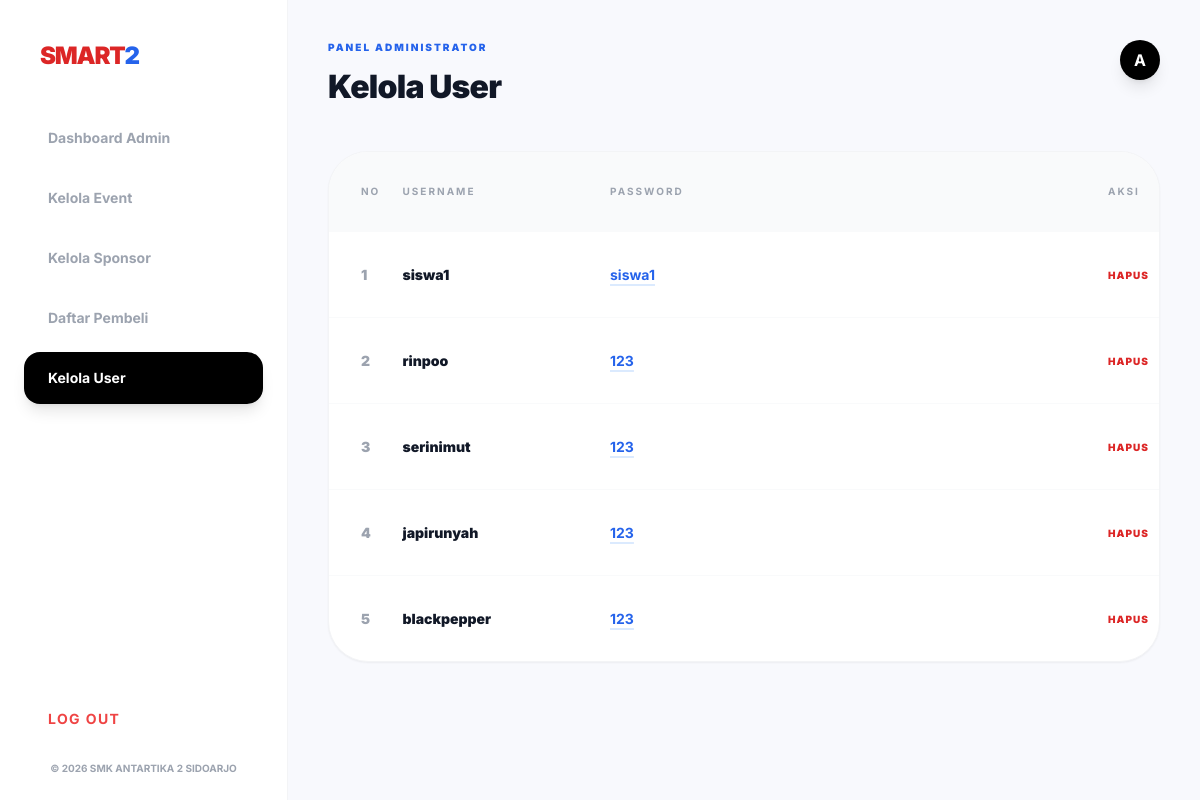
The app's page /kelola_user.php (signed in) with its own data.
### tables this page shows
CREATE TABLE `users` (
  `id` int(11) NOT NULL AUTO_INCREMENT,
  `username` varchar(100) NOT NULL,
  `password` varchar(255) NOT NULL,
  `role` enum('admin','user') NOT NULL DEFAULT 'user',

  PRIMARY KEY (`id`),
  UNIQUE KEY `username` (`username`)
);

### kelola_user.php (the view, shortened to what this page needs)
<?php
include 'koneksi.php';
$per_page = 7;
$page = isset($_GET['page']) && is_numeric($_GET['page']) ? (int)$_GET['page'] : 1;
$offset = ($page - 1) * $per_page;
$q = mysqli_query($conn, "SELECT * FROM users WHERE role = 'user' ORDER BY id ASC LIMIT $per_page OFFSET $offset");
?>
<!DOCTYPE html>
<html lang="id">
<head>
    <script src="https://cdn.tailwindcss.com"></script>
</head>
<body class="bg-[#f8f9fd] flex min-h-screen">
    <?php include 'sidebar.php'; ?>
    <main class="flex-1 p-10 overflow-y-auto">
        <?php
        include 'header_admin.php';
        ?>
        <div class="bg-white rounded-[2.5rem] overflow-hidden border border-gray-100 shadow-sm">
            <table class="w-full table-fixed text-left">
                <thead class="bg-gray-50 text-[10px] uppercase font-black text-gray-400 tracking-[0.2em]">
                    <tr>
                        <th class="p-8 w-[5%]">No</th>
                        <th class="p-8 w-[25%]">Username</th>
                        <th class="p-8 w-[60%]">Password</th>
                        <th class="p-8 w-[10%]">Aksi</th>
                    </tr>
                </thead>
                <tbody class="font-bold text-sm text-gray-700">
                    <?php
                    if (mysqli_num_rows($q) > 0) {
                        $no = $offset + 1;
                        while ($u = mysqli_fetch_assoc($q)) { ?>
                            <tr class="border-t border-gray-50 hover:bg-gray-50/50 transition">
                                <td class="p-8 text-gray-400 font-black"><?php echo $no++; ?></td>
                                <td class="p-8 text-gray-900 font-black truncate"><?php echo htmlspecialchars($u['username']); ?></td>
                                <td class="p-8 font-bold text-blue-600 underline decoration-2 underline-offset-4 decoration-blue-100 truncate"><?php echo htmlspecialchars($u['password']); ?></td>
                                <td class="p-8">
                                    <a href="hapus_user.php?id=<?php echo $u['id']; ?>" onclick="return confirm('Hapus user ini?')" class="text-[10px] font-black text-red-600 uppercase tracking-widest hover:underline">Hapus</a>
                                </td>
                            </tr>
                        <?php }
                    } ?>
                </tbody>
            </table>
        </div>
    </main>
</body>
</html>

### kelola_user.php (style rules this page uses)
body { font-family: 'Inter', sans-serif; }

### records on screen
users: username "siswa1", password "siswa1"
users: username "rinpoo", password "123"
users: username "serinimut", password "123"
users: username "japirunyah", password "123"
users: username "blackpepper", password "123"

### other values on screen
$page_title "Kelola User"
substr($_SESSION['username'], 0, 1) "A"
